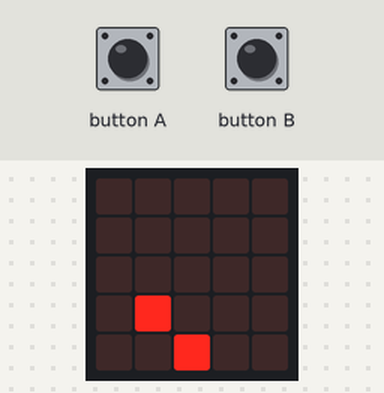
Bench run of a program on a simulated BBC micro:bit (MakeCode). On the bench: the board's 5×5 LED display. Inputs (shaded band) come from the test bench. Random numbers come from a fixed seed; the run ends where the board's game-over animation would start. At 8.0 s the program stops and its outputs stay as they are.

Above: at 1.2 s.
1.3 s: button B pressed for 0.15 s
At 1.9 s:
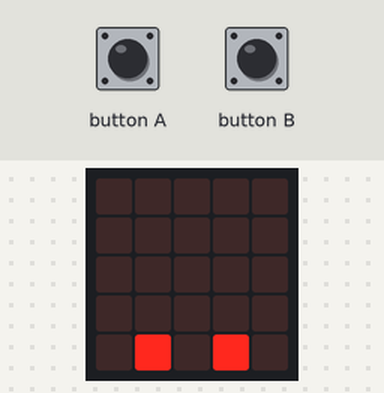
2.0 s: button A pressed for 0.15 s
At 2.8 s:
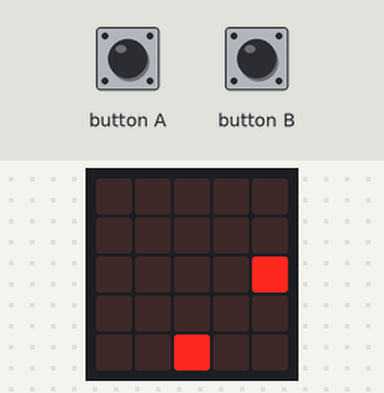
At 8.0 s:
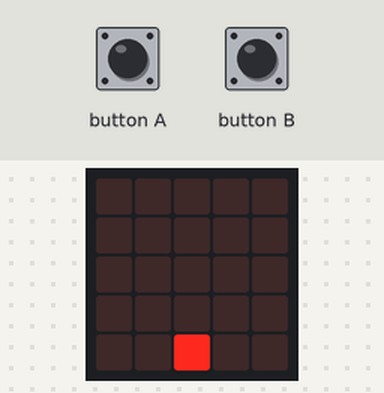
Timing chart, 0 to 9.5 s (numbered marks = the images above; inputs shaded):
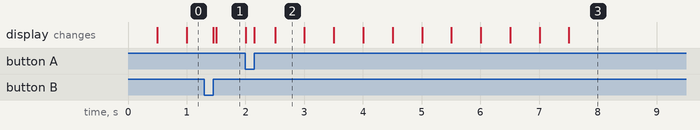

Measured:
- what the display in image 2 shows lasts 0.5 s, from 2.5 s to 3.0 s

The program:

main.ts
```typescript
input.onButtonPressed(Button.A, function () {
    jugador.change(LedSpriteProperty.X, -1)
})
input.onButtonPressed(Button.B, function () {
    jugador.change(LedSpriteProperty.X, 1)
})
let yCoche = 0
let jugador: game.LedSprite = null
jugador = game.createSprite(2, 4)
let coche = game.createSprite(randint(0, 4), 0)
basic.forever(function () {
    while (!(coche.isTouching(jugador))) {
        coche.change(LedSpriteProperty.Y, 1)
        basic.pause(500)
        yCoche += 1
        if (yCoche == 4 && !(coche.isTouching(jugador))) {
            coche.delete()
            yCoche = 0
            coche = game.createSprite(randint(0, 4), 0)
        }
    }
    game.gameOver()
})
```

test.ts
```typescript
// aquí va el archivo "tests"; esto no se compilará cuando este paquete se utilice como una extensión.
```
